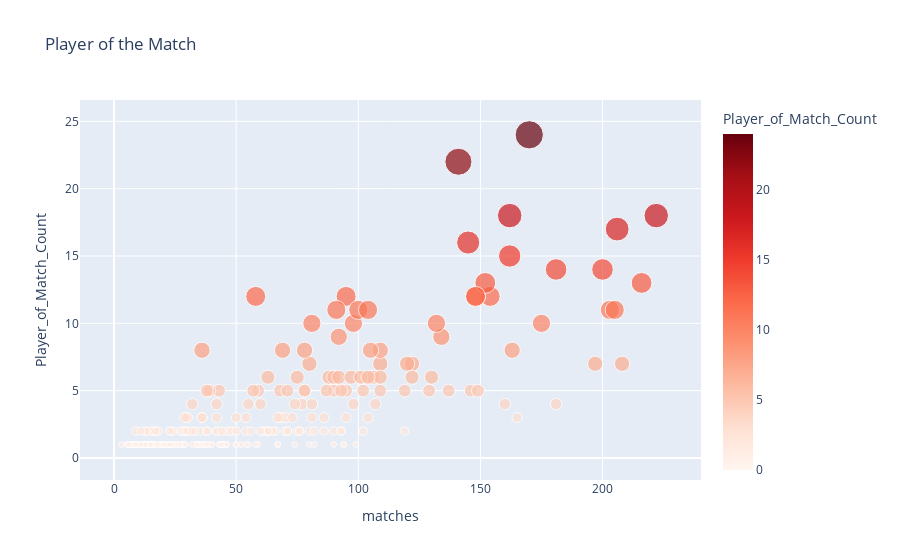

Notebook code for this chart:
### Code cell
# Create the scatter plot to see the Most Player of the Match by a Player
fig = px.scatter(final_df, x='matches', y='Player_of_Match_Count',color='Player_of_Match_Count',
                 size='Player_of_Match_Count', hover_name=final_df.index, title='Player of the Match')
fig.update_layout(coloraxis=dict(colorscale='reds'))

# Show the plot
fig.show()

### Figure 1 — Plotly figure (JSON) as saved in the notebook; plotly's stock layout.template omitted (floating-point values rounded to 4 significant figures; data arrays with more than 128 entries replaced by an {"elided": "..."} marker saying what was removed)
{"data": [{"hovertemplate": "<b>%{hovertext}</b><br><br>matches=%{x}<br>Player_of_Match_Count=%{marker.color}<extra></extra>", "hovertext": {"elided": "656 str values"}, "legendgroup": "", "marker": {"color": {"elided": "656 int values"}, "coloraxis": "coloraxis", "size": {"elided": "656 int values"}, "sizemode": "area", "sizeref": 0.06, "symbol": "circle"}, "mode": "markers", "name": "", "orientation": "v", "showlegend": false, "type": "scatter", "x": {"elided": "656 int values"}, "xaxis": "x", "y": {"elided": "656 int values"}, "yaxis": "y"}], "layout": {"coloraxis": {"colorbar": {"title": {"text": "Player_of_Match_Count"}}, "colorscale": [[0, "rgb(255,245,240)"], [0.125, "rgb(254,224,210)"], [0.25, "rgb(252,187,161)"], [0.375, "rgb(252,146,114)"], [0.5, "rgb(251,106,74)"], [0.625, "rgb(239,59,44)"], [0.75, "rgb(203,24,29)"], [0.875, "rgb(165,15,21)"], [1, "rgb(103,0,13)"]]}, "legend": {"itemsizing": "constant", "tracegroupgap": 0}, "title": {"text": "Player of the Match"}, "xaxis": {"anchor": "y", "domain": [0, 1], "title": {"text": "matches"}}, "yaxis": {"anchor": "x", "domain": [0, 1], "title": {"text": "Player_of_Match_Count"}}}}
